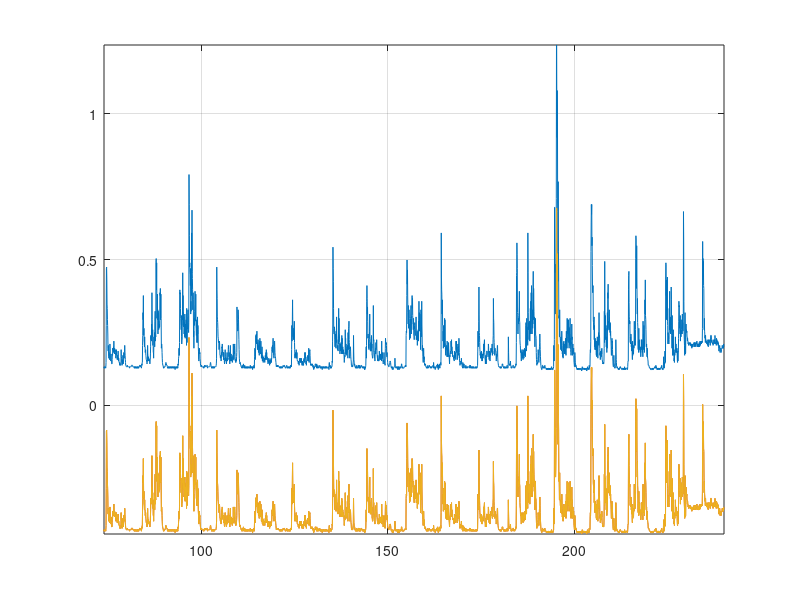
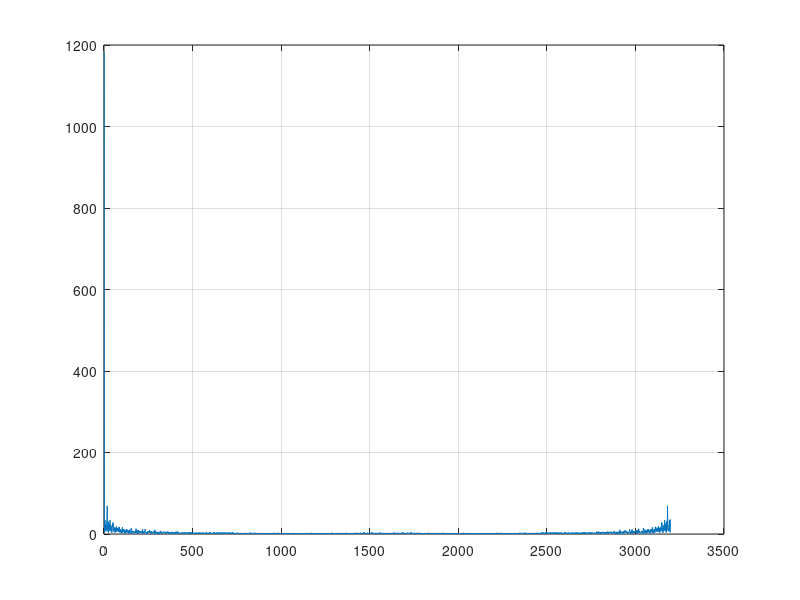

Reproduce these figures in MATLAB, in order. (Note: this script raises an error after producing the figures.)
%%
clear all;clc;close all
%%
%A=xlsread('Star11.xls')
A = importdata('20_02_Protocol_light_tool_1.csv');

t=A.data(1417:end,1)';
s=A.data(1417:end,2)';

figure(1)
plot(t,s);grid on
%%
% 1. remove DC
min_s=min(s)
s=s+abs(min_s)
%%
% center signal, closest to dominant cycle to a sin cos signal
max_s=max(s)
s=s-max_s/2
hold on
plot(t,s);grid on;axis tight

%%
% 2. dominant base cycle w ith an fft:

S=fft(s)
absS=abs(S);
figure(2);
plot(absS);grid on;

max_absS=max(absS);
n_maxS=find(absS==max_absS)

n_maxS=n_maxS(1)
nT=floor(numel(t)/n_maxS)
%% Tom Edit using Squelch 

close all
%s=A(:,2)'
th1=0.3
figure(1);plot(t,s);grid on
[pks,locs]=findpeaks(s,'MinPeakHeight',th1)
hold on
plot(t(locs),pks,'bd')
hold off
%%
[pks,locs]=findpeaks(s,'MinPeakHeight',th1,'MinPeakDistance',floor(nT/2))
hold on
plot(t(locs),pks,'rd');

Freq = mean(diff(locs))

Var = var(diff(locs))^.5

dt=floor(.5*mean(diff(locs)))

sc2=zeros(numel(locs),2*dt+1)   % + - window span around each peak 
for k=1:1:numel(locs)
    if locs(k)<dt        % 1st cycle, with 1st peak closer than dt to beginning of signal.
       s0=s([1:locs(k)+dt])
       sc2(k,:)=[zeros(1,2*dt+1-numel(s0)) s0]
    end
      if locs(k)>numel(t)-dt  % last cycle with peak closer than dt to end of signal.
          sc2(k,:)=s([locs(k)-dt:end])
      end
      if locs(k)<numel(t)-dt && locs(k)>dt
          sc2(k,:)=s([locs(k)-dt:locs(k)+dt])
      end
end
% 4. and the eye diagram is:
figure(2);
for k=1:1:numel(locs)
    plot(sc2(k,:))
    hold on
end
grid on
% 005

%%
max_absS=max(absS);
n_maxS=find(absS==max_absS)

% 2nd value is just FFT mirror
n_maxS=n_maxS(1)   

max_amount_cycles=floor(numel(t)/2)

% if n_maxS = max_amount_cycles this would be the highest discernible
% frequency, with the FFT: it would be just 2 time samples per cycle.

% n_maxS: amount of cycles

hold on;plot(n_maxS,max_absS,'ro')

% nT: amount of samples per dominant cycle:
nT=floor(numel(t)/n_maxS)

% dominant cycle T
t1=t([1:nT])
T=t1(end)

% amount of lost samples ignoring .2

mod(nT,n_maxS)  % samples lost, no big deal

% instead of a for loop:
% sc=zeros(n_maxS,T)
% for ,,

s2=s([1:1:end-(numel(t)-n_maxS*nT)])


figure(3);
for k=1:1:3   % n_maxS
    plot(s2(k*[1:nT]))
    hold on;
end
% 003

% So the dominant cycle is not that constant.
% For the same basic cycle t(nT) we see 1,2 and 3 peaks
% This comes from a 2nd tone almost half way the dominant tone
% and really close to the dominant.
% fft approach is more reliable when there's a clear frequency peak
% but no high tones anywhere, particular near the dominant.

% the meaning of:
% repeating parts  peaks? valleys? up down transitions? down-up transitions?
% each containing a single action potential

% assuming the single action potential refers to a single peak



% 3. another way to get the basic cycle is with a squelch: you manually look at
% tjhe signal and set a threshold that includes all peaks above the
% threshold line. 

close all

s=A(:,2)'
th1=100
figure(1);plot(t,s);grid on

[pks,locs]=findpeaks(s,'MinPeakHeight',th1)
hold on
plot(t(locs),pks,'bd')


% avoid false peaks imposing min distance between found peaks, that may be
% for instance: nT

[pks,locs]=findpeaks(s,'MinPeakHeight',th1,'MinPeakDistance',floor(nT/2))
hold on
plot(t(locs),pks,'rd')
% 004

% So far what can we assert about this signal and the 'potential' events
% you have mentioned in the question?

% the events take place 
mean(diff(locs))

% fitter ~ standard deviation locs
var(diff(locs))^.5


dt=floor(.5*mean(diff(locs)))

sc2=zeros(numel(locs),2*dt+1)   % + - window span around each peak 
for k=1:1:numel(locs)
    if locs(k)<dt        % 1st cycle, with 1st peak closer than dt to beginning of signal.
       s0=s([1:locs(k)+dt])
       sc2(k,:)=[zeros(1,2*dt+1-numel(s0)) s0]
    end
    
    if locs(k)>numel(t)-dt  % last cycle with peak closer than dt to end of signal.
        sc2(k,:)=s([locs(k)-dt:end])
    end
    
    if locs(k)<numel(t)-dt && locs(k)>dt
        sc2(k,:)=s([locs(k)-dt:locs(k)+dt])
    end
        
end

% 4. and the eye diagram is:
figure(2);
for k=1:1:numel(locs)
    plot(sc2(k,:))
    hold on
end
grid on
% 005












% 6. comment, why the initial DC removal:
% The possible problem of using just 1 squelch level is that with noisy signals, most of real
% signals are, you set the squelch thinking it's going to work, you get a
% sample of N pulses ok, but next batch has a different noise ground level or a fluctuating
% noise ground, and there you are losing peaks.

% This is what happens when too much DC:
% sdc=A(:,2)'
% min_sdc=min(sdc)
% sdc=sdc+abs(min_sdc)
% Sdc=fft(sdc)
% absSdc=abs(Sdc);
% 
% figure(3);
% plot(absSdc);grid on;
% 
% max_absSdc=max(absSdc);
% n_maxSdc=find(absSdc==max_absSdc)
% 006

% n_maxSdc=1? no dominant cycle?? go for the 2nd? that may be confused for
% the 3rd? ..

